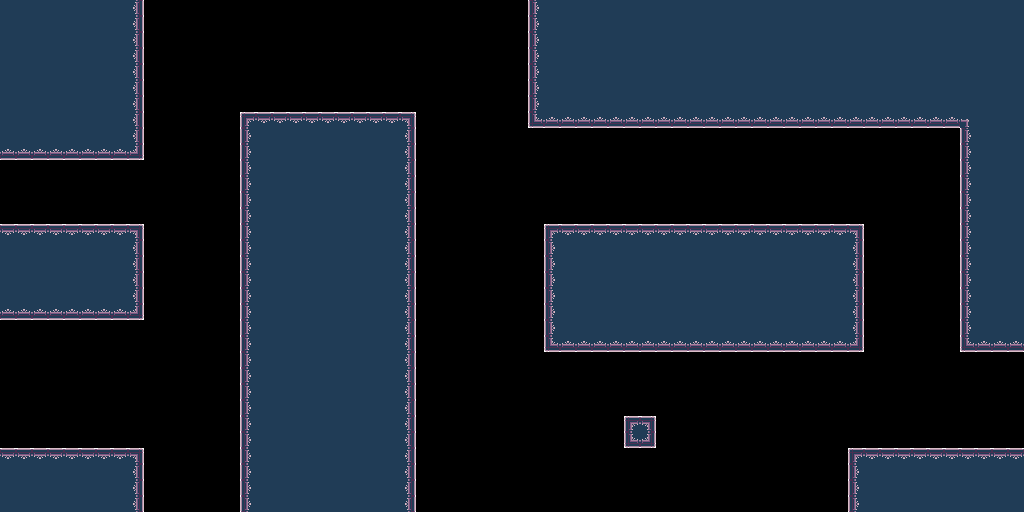

A level layout from a 2D game, rendered from its tile map. Below: a short description, then the map file with tile-grid data replaced by summaries:
An orthogonal 64x32 tile map with 16x16 px tiles, 2 tile layers (Level2, out).

<map version="1.10" tiledversion="1.11.0" orientation="orthogonal" renderorder="right-down" width="64" height="32" tilewidth="16" tileheight="16" infinite="0" nextlayerid="3" nextobjectid="1">
 <tileset firstgid="1" source="FactoryRed.tsx" />
 <layer id="1" name="Level2" width="64" height="32">
  <data>[2048 cells, 2048 non-empty, 2 distinct tile ids]</data>
 </layer>
 <layer id="2" name="out" width="64" height="32">
  <data>[2048 cells, 233 non-empty, 9 distinct tile ids]</data>
 </layer>
</map>
